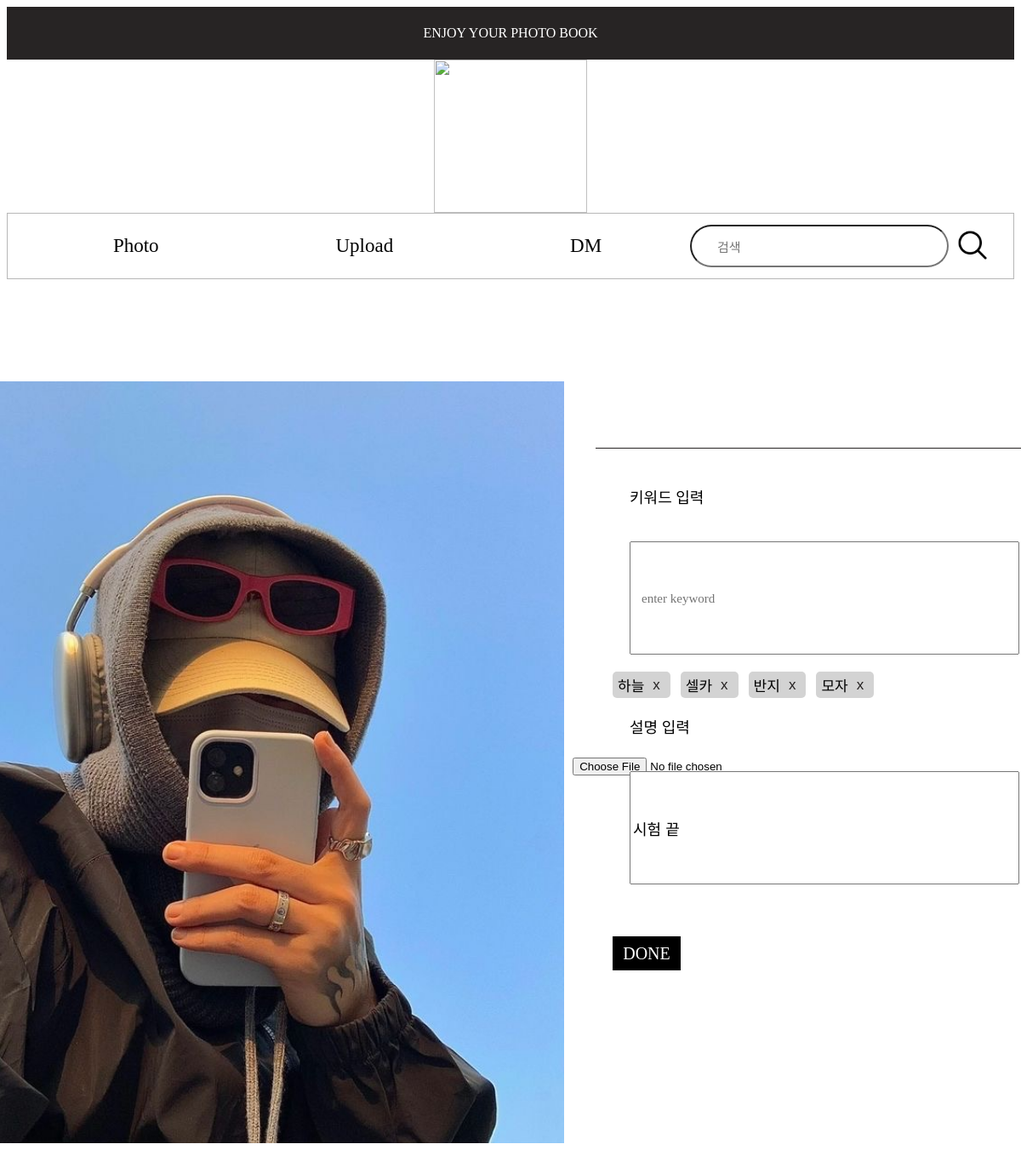
Page /photo_modify/5 on the committed database.
### tables this page shows
CREATE TABLE photo_table (
    photo_ID INTEGER PRIMARY KEY AUTOINCREMENT,
    user_ID INTEGER NOT NULL,
    photo_img TEXT NOT NULL,
    photo_describ TEXT NOT NULL,
    FOREIGN KEY (user_ID) REFERENCES user_table(ID)
);

CREATE TABLE photo_keyword_table (
    keyword_ID INTEGER PRIMARY KEY AUTOINCREMENT,
    photo_ID INTEGER NOT NULL,
    keyword TEXT NOT NULL,
    FOREIGN KEY (photo_ID) REFERENCES photo_table(photo_ID)
);

### signup.py (the view)
@app.route('/photo_modify/<int:photo_id>', methods=['GET', 'POST'])
def modify_page(photo_id):
    if request.method == 'POST':
        description = request.form.get('description')
        keywords = json.loads(request.form.get('keywords'))
        photo_file = request.files.get('photo')
        with sqlite3.connect('photo_album.db') as con:
            cur = con.cursor()
            cur.execute('''
                UPDATE photo_table
                SET photo_describ = ?
                WHERE photo_ID = ?
            ''', (description, photo_id))
            if photo_file:
                photo_path = f'uploads/{photo_file.filename}'
                photo_file.save(f'static/{photo_path}')
                cur.execute('''
                    UPDATE photo_table
                    SET photo_img = ?
                    WHERE photo_ID = ?
                ''', (photo_path, photo_id))
            cur.execute('''
                DELETE FROM photo_keyword_table
                WHERE photo_ID = ?
            ''', (photo_id,))
            for keyword in keywords:
                cur.execute('''
                    INSERT INTO photo_keyword_table (photo_ID, keyword)
                    VALUES (?, ?)
                ''', (photo_id, keyword))
            con.commit()
        return jsonify(success=True)
    else:
        with sqlite3.connect('photo_album.db') as con:
            cur = con.cursor()
            cur.execute('''
                SELECT photo_img, photo_describ
                FROM photo_table
                WHERE photo_ID = ?
            ''', (photo_id,))
            photo = cur.fetchone()
            cur.execute('''
                SELECT keyword
                FROM photo_keyword_table
                WHERE photo_ID = ?
            ''', (photo_id,))
            keywords = cur.fetchall()
        keywords = [keyword[0] for keyword in keywords]
        return render_template('photo_modify.html',
                            photo_id=photo_id,
                            photo_img=photo[0],
                            description=photo[1],
                            keywords=keywords)

### templates/photo_modify.html (shortened to what this page needs)
<!DOCTYPE html>
<html>
<head>
    <link rel="stylesheet" href="{{ url_for('static', filename='photo_modify.css') }}" />
</head>
<body>
    <div id='top'>ENJOY YOUR PHOTO BOOK</div>
    <div id="camera_img_container">
        <img id='camera_img' src="{{ url_for('static', filename='assets/camera.png') }}">
    </div>
    <div id="container">
        <div id='topbar_container'>
            <div class="topbar_btn_container"><button class='topbar_btn' onclick="location.href='{{ url_for('mainpage') }}'">Photo</button></div>
            <div class="topbar_btn_container"><button class='topbar_btn' onclick="location.href='{{ url_for('photo_upload') }}'">Upload</button></div>
            <div class="topbar_btn_container"><button class='topbar_btn' onclick="location.href='{{ url_for('dm_list') }}'">DM</button></div>
            <div id="keyword_container">
                <form action="search_keyword" method="POST">
                    <input type="text" id="keyword" name="keyword" placeholder="검색">
                    <button id="search_btn"><img id='search_img' src="{{ url_for('static', filename='assets/search.png') }}"></button>
                </form>
            </div>
        </div>
        <div id="photo_container">
            <div class="photo">
                <form id="photoForm" method="POST" enctype="multipart/form-data" action="{{ url_for('modify_page', photo_id=photo_id) }}">
                    <div class="addImage" id="image-show">
                        <img src="{{ url_for('static', filename=photo_img) }}" style="width: 100%; height: 100%; object-fit: cover;">
                    </div>
                    <input type="file" id="fileInput" name="photo" accept="image/*" onchange="loadFile(this)">
                    <div id='photo_detail_container'>
                        <div class="photo_detail">
                            <p class="line"></p>
                            <div class="photo_text_container">
                                <p class="input_text">키워드 입력</p>
                                <input type="text" id="key" name="key" placeholder="enter keyword">
                                <div id="keywordList">
                                    {% for keyword in keywords %}
                                        <span class="keyword_box" id="existingKeyword">{{ keyword }}</span>
                                    {% endfor %}
                                </div>
                                <p class="input_text">설명 입력</p>
                                <input type="text" id="des" name="des" placeholder="enter description" value="{{ description }}">
                            </div>
                            <div id="button-container">
                                <button type="button" value="DONE" id="upload_btn" class="upload_btn">DONE</button>
                            </div>
                        </div>
                    </div>
                </form>
            </div>
        </div>
    </div>
</body>
</html>

### static/photo_modify.css (style rules this page uses)
body { font-family: 'Pretendard-Regular'; }
#top { display: flex; justify-content: center; align-items: center; background-color: #272424; color : #FFFFFF; height: 62px; }
#container { display: grid; grid-template-columns: repeat(3, 1fr); grid-template-rows: auto; gap: 0; }
#camera_img_container { display: flex; justify-content: center; align-items: center; }
#camera_img { width: 180px; height: 180px; }
#topbar_container { grid-column: 1/4; border-style: solid; border-color:#b7b7b7; border-width: 1px; display: flex; justify-content: center; align-items: center; height: 76px; padding: 0 20px; }
.topbar_btn_container { display: flex; justify-content: center; align-items: center; gap : 20px; flex-wrap: nowrap; flex-grow : 1; }
.topbar_btn { color:black; background-color: #FFFFFF; border:0px; font-size: 23px; font-family: 'Pretendard-Regular'; }
#keyword_container { margin-left: auto; display: flex; justify-content: flex-end; }
#search_btn { background-color: #FFFFFF; border:0px; }
#keyword { border-radius: 50px; width: 278px; height: 44px; font-size: 22px; padding-left: 20px; }
input::placeholder { display: flex; align-items: center; font-size: 20px; padding-left: 10px; font-family: 'Pretendard-Regular'; }
#search_img { width:44px; height: 44px; }
form { display: flex; align-items: center; justify-content: center; }
#photo_container { grid-row : 2/4; grid-column: 1/3; }
.photo { margin-top: 120px; display: flex; align-items: center; flex-direction: column; }
.addImage { width: 784px; height: 895px; background-color: lightgray; overflow: hidden; margin: 0px 10px 10px 0px; }
#photo_detail_container { position: absolute; right : 100px; top: 300px; width: 33.33%; height: 100%; }
.photo_detail { margin-top: 200px; display: flex; flex-direction: column; }
.line { position: absolute; top: 210px; left: 0; content: ""; background-color: #272424; height: 1px; width: 500px; }
.input_text { margin: 20px; display: flex; font-size: 18px; align-items: flex-start; }
.photo_text_container { margin-top: 30px; padding: 20px; display: flex; flex-direction: column; align-items: flex-start; width: auto; }
#key { margin: 20px; width: 450px; height: 127px; font-size: 18px; }
#des { margin: 20px; width: 450px; height: 127px; font-size: 18px; }
input::placeholder { font-size: 15px; font-family: 'Pretendard-Regular'; }
.upload_btn { display: block; position: absolute; top: 800px; right : 300px; font-size: 20px; background-color: black; color: white; text-align: center; align-items: center; border: 0; width: 80px; height: 40px; font-family: 'Pretendard-Regular'; }

### rows in the picture
photo_table: photo_img (picture), des "시험 끝"
photo_keyword_table: keyword "하늘"
photo_keyword_table: keyword "셀카"
photo_keyword_table: keyword "반지"
photo_keyword_table: keyword "모자"
